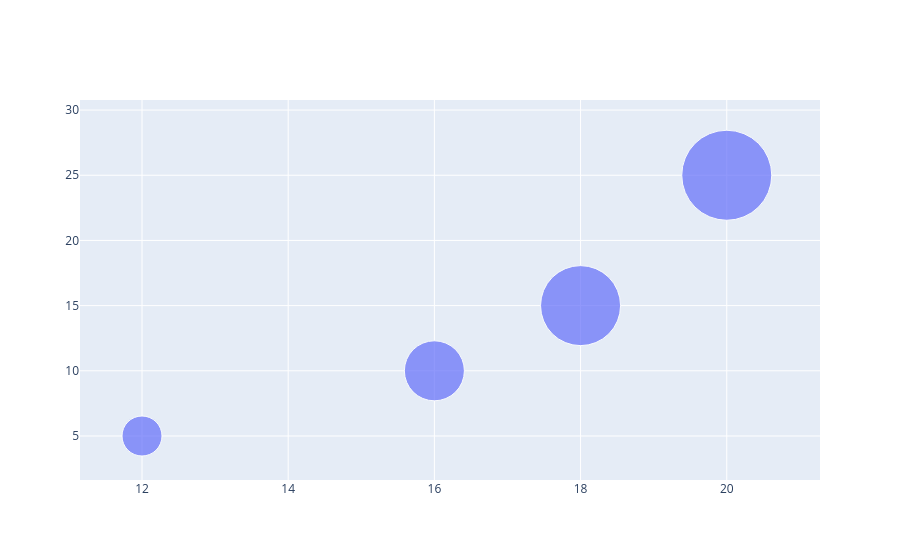

Write notebook code for a chart like this one.
### Markdown cell above
incresing the size of bubble

### Code cell
fig=go.Figure(go.Scatter(x=x,y=y,mode="markers",marker_size=[40,60,80,90]))
fig.show()

### Figure 1 — Plotly figure (JSON) as saved in the notebook; plotly's stock layout.template omitted (floating-point values rounded to 4 significant figures)
{"data": [{"marker": {"size": [40, 60, 80, 90]}, "mode": "markers", "type": "scatter", "x": [12, 16, 18, 20], "y": [5, 10, 15, 25]}], "layout": {}}
